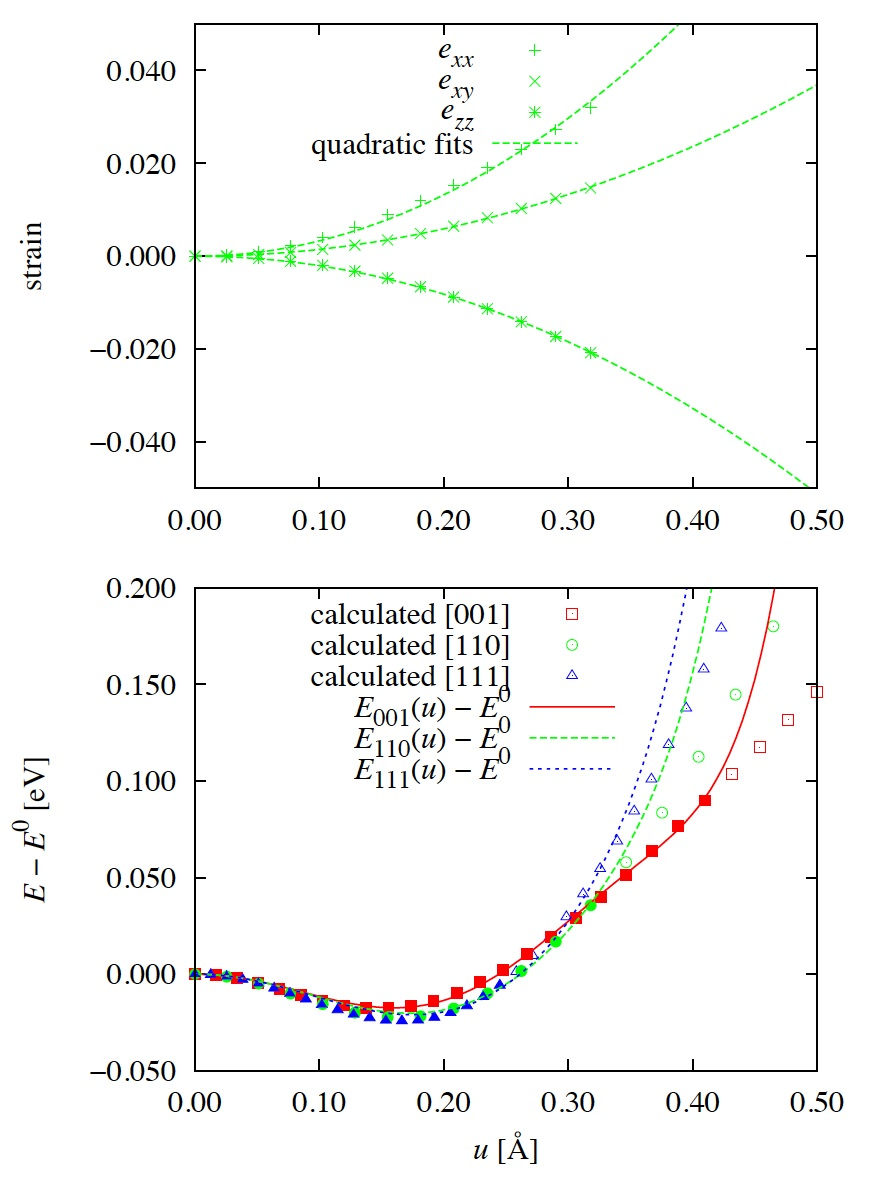

Here is the gnuplot script that generated this plot:
#!/usr/bin/env gnuplot
##
E0=-1.3136340444E+02
a0=7.5323692530
B11 = 126.731671475652
B12 =  41.7582963902598
B44 =  49.2408864348646
PRESSURE=0.0

BOHR=0.52917720859
HARTREE=27.21138386

f_xx(x)=a_xx*x**2
f_xy(x)=a_xy*x**2
f_zz(x)=a_zz*x**2
fit f_xx(x) 'perovskite-optcell2-110-narrow.dat' using ($2*BOHR):($6*$11/a0-1) via a_xx
fit f_xy(x) 'perovskite-optcell2-110-narrow.dat' using ($2*BOHR):($6*$12/a0*2) via a_xy
fit f_zz(x) 'perovskite-optcell2-110-narrow.dat' using ($2*BOHR):($8/a0-1)     via a_zz

B1xx = -a_xx*4*B11+a_zz*2*(B11-2*B12)
B1yy = -a_xx*4*B12-a_zz*2*B11
B4yz = -2 * B44 * a_xy


kappa=-1.4
alphap=3.0
k4=30.0
E001(x) = kappa*x**2 + (alphap         )*x**4 + (k1             )*x**6 + k4*x**8
E110(x) = kappa*x**2 + (alphap+gammap/4)*x**4 + (k1+  k2/4      )*x**6 + k4*x**8
E111(x) = kappa*x**2 + (alphap+gammap/3)*x**4 + (k1+2*k2/9+k3/27)*x**6 + k4*x**8
fit E001(x)  'perovskite-optcell2-001-narrow.dat' using ($2*BOHR):(($4-E0)*HARTREE) via kappa,alphap,k1,k4
fit E110(x)  'perovskite-optcell2-110-narrow.dat' using ($2*BOHR):(($4-E0)*HARTREE) via gammap,k2
fit E111(x)  'perovskite-optcell2-111-narrow.dat' using ($2*BOHR):(($4-E0)*HARTREE) via k3

#gammap = (gammap110+gammap111)/2

B = B11 + 2*B12
mu_t = (B11-B12) / 2
mu_r = B44
C = B1xx + 2*B1yy
nu_t = (B1xx-B1yy) / 2
nu_r = B4yz
P_alpha = alphap + (C**2/B+4*nu_t**2/mu_t)/24
P_gamma = gammap - (nu_t**2/mu_t-nu_r**2/mu_r)/2

set terminal postscript portrait enhanced color 'Times-Roman,18'
set output 'perovskite-optcell2.eps'
set encoding iso_8859_1
set multiplot
set size 1,0.5
set format y '%.3f'
set format x '%.2f'
set xtics 0.1
set xrange [0:0.5]
set key left top

set origin 0.0, 0.5
set title 'BaTiO_3, Wu and Cohen, abinit-5.7.3, kpt 8x8x8, ecut=63.0, ecutsm=3.0'  font 'Times-Roman,14'
set ylabel 'strain'
set yrange [-0.05:0.05]
#set label 1 '(a)' at 0.01,-0.002 font "Times-Roman, 36"
plot 'perovskite-optcell2-110-narrow.dat' using ($2*BOHR):($6*$11/a0-1) title '{/Times-Italic e_{xx}}' w p lt 2 ps 1 pt 1,\
     f_xx(x) title ''               w l lt 2 lw 2,\
     'perovskite-optcell2-110-narrow.dat' using ($2*BOHR):($6*$12/a0*2) title '{/Times-Italic e_{xy}}' w p lt 2 ps 1 pt 2,\
     f_xy(x) title ''               w l lt 2 lw 2,\
     'perovskite-optcell2-110-narrow.dat' using ($2*BOHR):($8/a0-1)     title '{/Times-Italic e_{zz}}' w p lt 2 ps 1 pt 3,\
     f_zz(x) title 'quadratic fits' w l lt 2 lw 2

set origin 0.0, 0.0
set notitle
set xlabel '{/Times-Italic u} [\305]'
set ylabel '{/Times-Italic E} - {/Times-Italic E}^0 [eV]'
set ytics    0.05
set yrange [-0.05:0.20]
plot 'perovskite-optcell2-001.dat' using ($2*BOHR):(($4-E0)*HARTREE) title 'calculated [001]' with p lt 1 pt 4,\
     'perovskite-optcell2-110.dat' using ($2*BOHR):(($4-E0)*HARTREE) title 'calculated [110]' with p lt 2 pt 6,\
     'perovskite-optcell2-111.dat' using ($2*BOHR):(($4-E0)*HARTREE) title 'calculated [111]' with p lt 3 pt 8,\
     'perovskite-optcell2-001-narrow.dat' using ($2*BOHR):(($4-E0)*HARTREE) title '' with p lt 1 pt 5,\
     'perovskite-optcell2-110-narrow.dat' using ($2*BOHR):(($4-E0)*HARTREE) title '' with p lt 2 pt 7,\
     'perovskite-optcell2-111-narrow.dat' using ($2*BOHR):(($4-E0)*HARTREE) title '' with p lt 3 pt 9,\
      E001(x) title '{/Times-Italic E}_{001}({/Times-Italic u}) - {/Times-Italic E}^0' w l lt 1 lw 2,\
      E110(x) title '{/Times-Italic E}_{110}({/Times-Italic u}) - {/Times-Italic E}^0' w l lt 2 lw 2,\
      E111(x) title '{/Times-Italic E}_{111}({/Times-Italic u}) - {/Times-Italic E}^0' w l lt 3 lw 2

set nomultiplot
set output
!ps2pdf perovskite-optcell2.eps perovskite-optcell2.pdf
#!gs -q -sDEVICE=ppm -sPAPERSIZE=a4 -r90x90 -dSAFER -dNOPAUSE -dBATCH -sOutputFile=- -q difficult.eps | pnmcrop -white | cjpeg -quality 90 > difficult.jpg

print ''
print 'B1xx = ',   B1xx, ' [eV/Angstrom^2]'
print 'B1yy = ',   B1yy, ' [eV/Angstrom^2]'
print 'B4yz = ',   B4yz, ' [eV/Angstrom^2]'
print 'P_k1 = ', k1, ' [eV/Angstrom^6]'
print 'P_k2 = ', k2, ' [eV/Angstrom^6]'
print 'P_k3 = ', k3, ' [eV/Angstrom^6]'
print 'P_k4 = ', k4, ' [eV/Angstrom^8]'
print 'P_alpha = ', P_alpha, ' [eV/Angstrom^4]'
print 'P_gamma = ', P_gamma, ' [eV/Angstrom^4]'#, '   gammap110, gammap111 = ', gammap110, gammap111
print '#kappa = ',   kappa,    ' [eV/Angstrom^2]'

#Local variables:
#  compile-command: "gnuplot perovskite-optcell2.gp"
#End:
